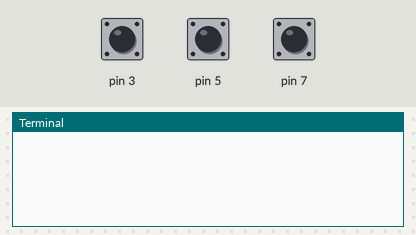
A program run on a simulated Raspberry Pi (header pin numbers). Parts: the last lines printed to the terminal. The test bench sets the inputs (shaded band); at power-on: pin 3 HIGH, pin 5 HIGH, pin 7 HIGH. Sound played through the audio output is not drawn and takes no time.

Above: at 1.2 s.
1.3 s: pin 3 pulled LOW for 0.15 s
At 2.0 s:
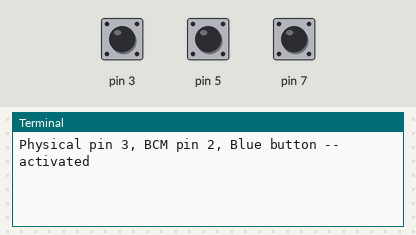
2.9 s: pin 5 pulled LOW for 3.2 s
At 7.3 s:
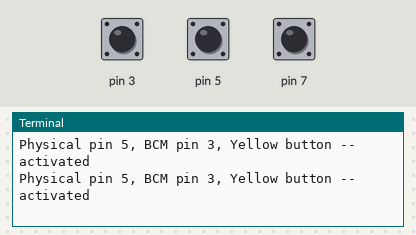
7.6 s: pin 7 pulled LOW for 0.15 s
At 8.0 s:
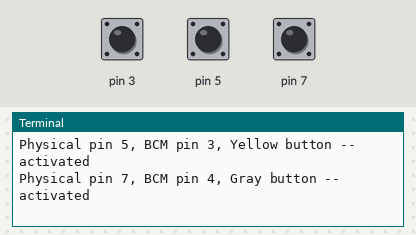

Measured:
- after the input at 1.3 s, the terminal: prints a new line at once (image 1)
- after the input at 2.9 s, the terminal: prints a new line after 1.4 s (image 2)
- after the input at 7.6 s, the terminal: prints a new line at once (image 3)

The program:

player.py
```python
"""
Title: player.py

Copyright

Author: Ridley Nelson

Purpopse: Interacts witrh the GPIO pins, when the physical pin 2 is shorted, the python program will run aplay (a music plsyer.)
"""

#send_signal(signal.SIGSTOP)from time import sleep
import RPi.GPIO as GPIO
import subprocess, random, os, time

# Ignore warnings from the GPIO board
GPIO.setwarnings(True)

# Use the physical pin numbering
GPIO.setmode(GPIO.BOARD)

# Set pin 3 to be an input and initial value to be pulled up (on)
GPIO.setup(3, GPIO.IN, pull_up_down=GPIO.PUD_UP)
GPIO.setup(5, GPIO.IN, pull_up_down=GPIO.PUD_UP)
GPIO.setup(7, GPIO.IN, pull_up_down=GPIO.PUD_UP)

# Create a list of the Audio file(s)
audio_files = ['accessibility_test.wav']
audio_file_durations = ['648']

# Aplay file loop booleans
afl = [False]

# Create a counter of how many times someone presses a button
playerd_counter = [0, 0, 0]

while True:
	if GPIO.input(3) == False:
		if afl[0] == False:
			selected_choice = 0
			# Play the audio file
			subprocess.Popen(['aplay', '-qid', audio_file_durations[0], audio_files[0]], stdin=subprocess.PIPE)

			# Set aplayer playing boolean to True
			afl[0] = True

			# Print details to the console
			print("Physical pin 3, BCM pin 2, Blue button -- activated")

			# Sleep 3 seconds to prevent spamming and overload of the system
			time.sleep(3)
	elif GPIO.input(5) == False:
		print('Physical pin 5, BCM pin 3, Yellow button -- activated')
	elif GPIO.input(7) == False:
		# If aplayer is playing, make it false
		if afl[0]: afl[0] = False

		# Kill aplayer
		subprocess.call(['killall', 'aplay'])

		print('Physical pin 7, BCM pin 4, Gray button -- activated')

		# Add a sleep duration to prevent overload of the system
		time.sleep(0.5)
```
